Frame 1 (no input): blank canvas, image omitted
Frame 60 (no input): blank canvas, image omitted
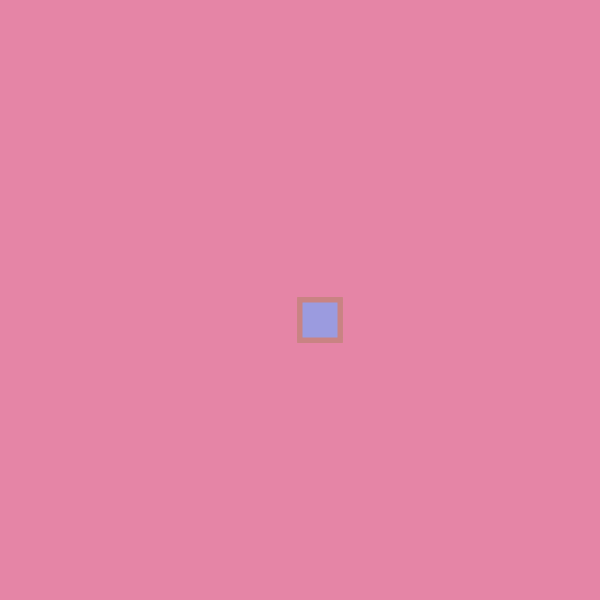
Frame 120 (the mouse pressed at the canvas centre since frame 60)

The p5.js sketch whose frames 1 and 60 were blank and that drew this single picture after the mouse press (run headless with seeded random() and noise() and a simulated clock; from frame 60 on, the mouse is pressed at the canvas centre):

// p5.js sketch
// ── sketch.js
function setup() {
  createCanvas(600, 600);
 background("#E585A6");
}
  
  
function draw() {
  
  
  fill("rgb(155,155,223)")
  stroke("rgb(201,131,131)")
  strokeWeight(5)
  
  if(mouseIsPressed){
  rect(mouseX, mouseY, 40, 40);
 }
}
